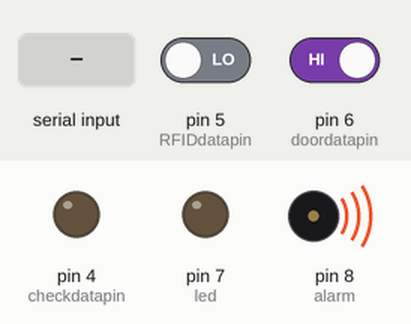
A sketch run on a simulated Arduino Uno, built with avr-gcc and run on an emulated ATmega328P. Shown: output pins drawn as LEDs (lit = HIGH), buzzer (waves = sounding). Inputs (shaded band) come from the test bench; at power-on: pin 6 (doordatapin) HIGH, pin 5 (RFIDdatapin) LOW. Pins used as bus, display or sensor lines are not drawn; what the sketch prints to the serial monitor is not drawn.

Above: at 1.2 s.
1.3 s: pin 6 (doordatapin) driven LOW
7.5 s: "1" received over the second serial link
At 10.1 s:
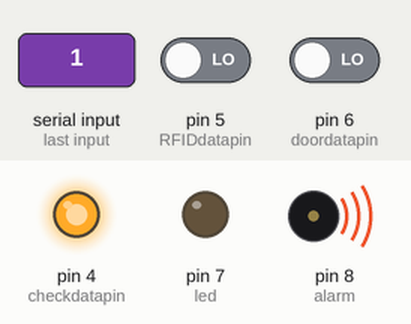
12.5 s: pin 6 (doordatapin) driven HIGH
At 17.4 s:
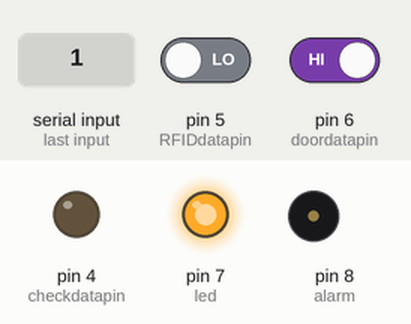
18.5 s: "1" received over the second serial link
At 20.1 s:
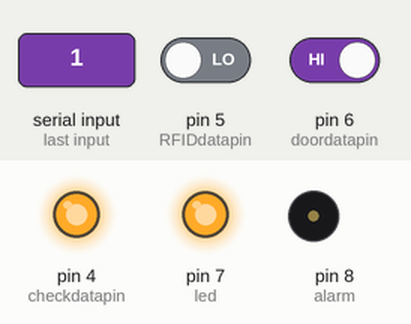
Timing chart, 0 to 21.6 s (numbered marks = the images above; inputs shaded):
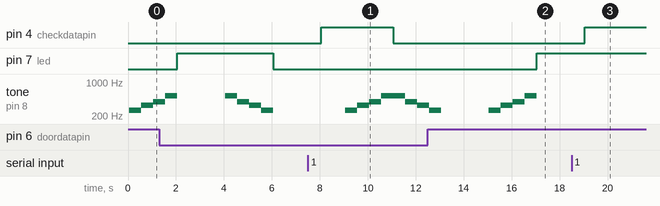

Measured:
- after the input at 7.5 s, pin 4 (checkdatapin): LOW → HIGH after 0.55 s, → LOW 3.0 s later; tone on pin 8 (alarm): plays 262 Hz for 0.50 s, 330 Hz for 0.50 s, 392 Hz for 0.50 s, 523 Hz for 1.0 s, 392 Hz for 0.50 s, 330 Hz for 0.45 s, starting after 1.6 s
- after the input at 12.5 s, pin 7 (led): LOW → HIGH after 4.6 s
- after the input at 18.5 s, pin 4 (checkdatapin): LOW → HIGH after 0.55 s
- by itself, tone on pin 8 (alarm): plays 523 Hz for 0.50 s, 523 Hz for 0.50 s, 392 Hz for 0.50 s, 330 Hz for 0.50 s, 262 Hz for 0.50 s

The sketch:

doorlock_secondboard_v1.0.ino
```cpp
#include <SPI.h>  //SPI통신 라이브러리
#include <MFRC522.h>  //RFID라이브러리

#include<SoftwareSerial.h>  //BT라이브러리
SoftwareSerial BTSerial(2, 3);  //BT에서 송·수신 핀 설정

#define SS_PIN 10  //Slave핀 설정
#define RST_PIN 9  //RST핀 설정
MFRC522 rc522(SS_PIN, RST_PIN);  //RFID핀 설정

const int doordatapin = 6;  //문열림 확인 값 핀번호 설정(1번에서 데이터 받음)
int doordata = 0;  //문열림 확인 변수(1번에서 데이터 받음)
const int RFIDdatapin = 5;  //RFID값 핀번호설정(1번에서 데이터 받음)
int RFIDdata = 0;  //RFID확인 변수(1번에서 데이터 받음)
const int checkdatapin = 4;  //RFID혹은 BlueTooth로 문이 열렸을때 1번보드로 데이터 전송

const int led = 7;  //문열림-LED켜기 문닫힘-LED끄기(2번에서 처리)
char bt;  //BlueTooth값 처리 변수(2번에서 처리)
int bluetooth;
const int alarm=8;  //버저 설정(2번에서 처리)
int count1=0, count2=0;  //문이 열리거나 닫힐 때 소리가 한 번만 나게 해 주는 변수


void setup()
{
  pinMode(doordatapin, INPUT);  //1번 아두이노로부터 문열림데이터 전송 받음
  pinMode(RFIDdatapin, INPUT);  //1번 아두이노로부터 RFID데이터 전송 받음
  pinMode(checkdatapin, OUTPUT);  //문 열림(닫힘) 상태를 1번 아두이노로 전송
  pinMode(alarm, OUTPUT);  //버저에서 입력받은 소리값 출력
  pinMode(led, OUTPUT);  //LED 출력
  SPI.begin();  //RFID 모듈과 SPI통신 시작
  rc522.PCD_Init();  //RFID리더 이름 설정
  Serial.begin(9600);  //컴퓨터와 아두이노 보드와의 통신 속도 설정
  BTSerial.begin(9600);  //블루투스와의 통신 속도 설정
}


void loop()
{
  bluetooth=BB();  //BB함수 호출
  if(bluetooth==1)  //BB함수의 반환값이 1인 경우
  {
    digitalWrite(checkdatapin, HIGH);  //1번 아두이노로 HIGH 전송
                                       //문열림
    while(1)
    {
      delay(1000);
      if(count1==0)  //처음 한 번만 실행
      {
        opensound();  //opensound함수 호출
        count1=1;
        count2=0;
      }
      if(count1==0)  //처음 한 번만 실행
      {
        opensound();  //opensound함수 호출
        count1=1;
        count2=0;
      }
      Serial.println("문열림-블루투스");
      digitalWrite(led, HIGH);  //LED 켬
      digitalWrite(checkdatapin, HIGH);  //1번 아두이노로 HIGH 전송
      doordata=digitalRead(doordatapin);  //1번 아두이노로부터 데이터 전송 받음
      if(doordata == LOW)  //1번 아두이노로부터 0(LOW) 전송 받았을 경우
      {
        digitalWrite(led, LOW);  //LED 끔
        doordata=0;
        break;  //스위치가 눌렸다면 while문을 나가고 doordata를 0으로 설정
      }
    }
    digitalWrite(checkdatapin, LOW);  //1번 아두이노로 LOW 전송
    bluetooth=0;  //bluetooth=0으로 초기화
  }
  doordata = digitalRead(doordatapin);  //1번 아두이노로부터 ‘문열림’ 여부 전송 받음
  RFIDdata = digitalRead(RFIDdatapin);  //1번 아두이노로부터 ‘R’버튼 입력 여부 전송 받음
  if(doordata == 0)  //1번 아두이노로부터 ‘문닫힘’ 전송받을 경우
  {
    if(count2 == 0)  //처음 한 번만 실행
    {
      closesound();  //closesound함수 호출
      count2=1;
      count1=0;
    }
    digitalWrite(led, LOW);  //LED 끔
    Serial.println("문닫힘");
    delay(2000);
  }
  else if(doordata == 1)  //1번 아두이노로부터 ‘문열림’ 전송받을 경우
  {
    if(count1 == 0)  //처음 한 번만 실행
    {
      opensound();  //opensound함수 호출
      count1=1;
      count2=0;
    }
    digitalWrite(led, HIGH);  //LED 켬
    Serial.println("문열림");
    delay(2000);
  }
  if(RFIDdata==1)  //1번 아두이노에서 ‘R’버튼을 입력했을 경우
  {
    while(1)
    {
      if(!rc522.PICC_IsNewCardPresent()) return;  //새로운 카드가 들어오지 않았다면 TRUE반환
      if(!rc522.PICC_ReadCardSerial()) return;  //새로운 카드의 데이터를 읽음
      if(rc522.uid.uidByte[0]==21 && rc522.uid.uidByte[1]==153 && rc522.uid.uidByte[2]==208 && rc522.uid.uidByte[3]==101)  //고유번호 일치 여부 판단
      {
          Serial.println("<< OK !!! >>  Registered card...");
          digitalWrite(checkdatapin, HIGH);  //1번 아두이노로 HIGH 전송
          doordata = digitalRead(doordatapin);  //1번 아두이노로부터 ‘문열림’ 여부 전송 받음
          while(doordata == 1)  //1번 아두이노로부터 ‘문열림’ 전송받을 경우
          {
            digitalWrite(led, HIGH); //LED 켬
            Serial.println("문열림");
            delay(2000);
            doordata = digitalRead(doordatapin);  //1번보드가 0을 송신하면 while문 나감
          }
          RFIDdata = 0;  //RFIDdata=0으로 초기화
          delay(2000);
          break;
      }
    }
    digitalWrite(checkdatapin, LOW);  //checkdatapin를 0으로 해서 1번 보드의 RFID처리를 끝냄
  }
}


int BB()
{
  if(BTSerial.available())  //만약 블루투스 앱으로 데이터를 송신하면
  {
    bt=BTSerial.read();  //데이터를 읽어서 bt값 설정
    if(bt=='1')
    {
      return 1;  //문열림버튼이 눌리면 1반환 : 블루투스 기능 시작
    }
    else
    {
      return 0;  //버튼이 눌리지 않거나 이상한 버튼을 누르면 블루투스 기능 시작 불가
    }
  }
}


void closesound()
{
  tone(alarm, 523, 500);
  delay(500);
  tone(alarm, 392, 500);
  delay(500);
  tone(alarm, 330, 500);
  delay(500);
  tone(alarm, 262, 500);
  delay(500);
}


void opensound()
{
  tone(alarm, 262, 500);
  delay(500);
  tone(alarm, 330, 500);
  delay(500);
  tone(alarm, 392, 500);
  delay(500);
  tone(alarm, 523, 500);
  delay(500);
}
```
